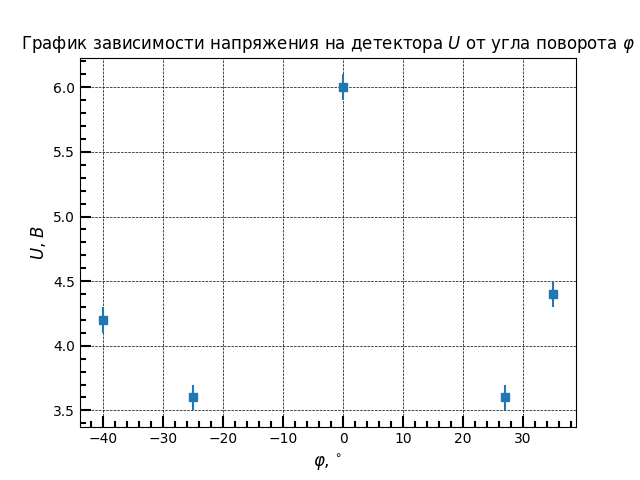

Python code for this plot:
import matplotlib.pyplot as plt
from template import setup_plot
import numpy as np
from scipy.optimize import curve_fit
from math import pi
from numpy import cos

fig, ax = plt.subplots()
setup_plot(ax, r"График зависимости напряжения на детектора $U$ от угла поворота $\varphi$",
           r"$\varphi$, $^{\circ}$", r"$U$, $В$")

x = [-25, 27, 35, -40, 0]
y = [3.6, 3.6, 4.4, 4.2, 6]

x_err = [0.1]*5
y_err = [0.05]*5

ax.errorbar(x, y, x_err, y_err, fmt='s')
plt.show()
